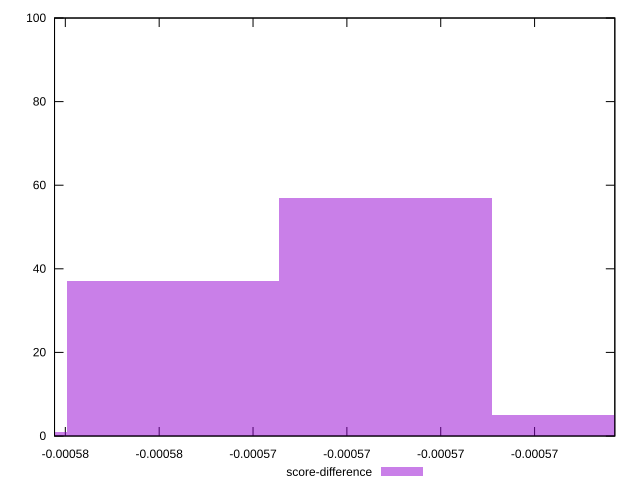

Reproduce this figure in gnuplot.
reset

$scoreDifference <<EOF
-0.0005711748008662476 57
-0.000575707934206456 37
-0.0005802410675466642 1
-0.0005666416675260393 5
EOF

set key outside below
set boxwidth 0.000004533133340208314
set xrange [-0.000578229966014962:-0.0005662901341218912]
set yrange [0:100]
set trange [0:100]
set style fill transparent solid 0.5 noborder
set terminal svg size 640, 490 enhanced background rgb 'white'
set output "reprap/uses-long-cache-ttl/samples/pages+cached+nointeractive/score-difference/histogram.svg"

plot $scoreDifference title "score-difference" with boxes

reset
